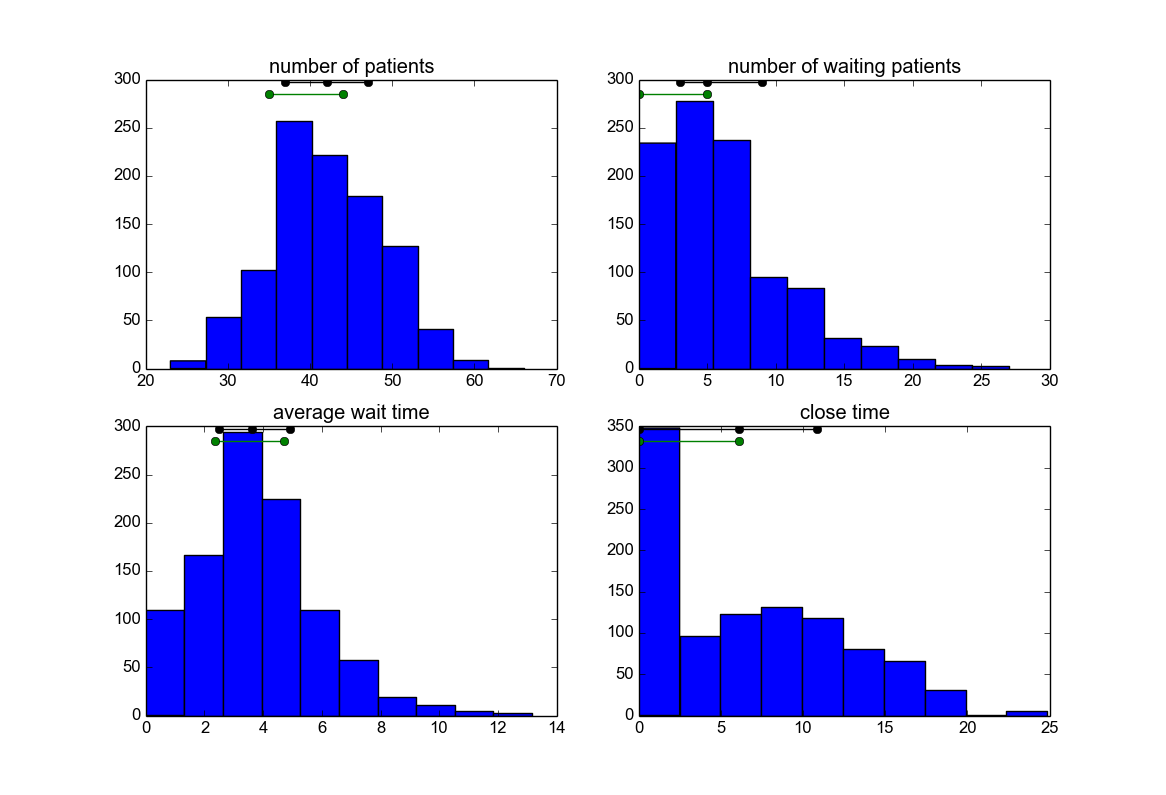

Source code (Python):
from __future__ import division
import logging
import random

import matplotlib.pyplot as plt


logger = logging.getLogger(__name__)

# everything is in minutes

AVERAGE_PATIENT_FREQUENCY = 1.0 / 10
MIN_APPOINTMENT_TIME = 5
MAX_APPOINTMENT_TIME = 20
NUM_DOCTORS = 3

# event types
NEW_PATIENT = 'NEW_PATIENT'
APPOINTMENT_END = 'APPOINTMENT_END_'  # plus doctor number

class Simulator(object):
    def __init__(self, start_time, end_time, prng=None):
        if prng is None:
            prng = random
        self.prng = prng

        self.time = start_time
        self.end_time = end_time

        self.event_queue = []
        logger.info('simulation begins')

        self.schedule_next_patient()

        self.doctor_free = [True] * NUM_DOCTORS
        self.queue = []  # arrival times of waiting patients

        self.num_patients = 0
        self.num_waiting_patients = 0
        self.total_wait_time = 0

    def schedule_next_patient(self):
        t = self.prng.expovariate(1.0 / 10)
        if self.time + t <= self.end_time:
            self.event_queue.append((self.time + t, NEW_PATIENT))

    def schedule_appointment_end(self, doctor_index):
        assert self.doctor_free[doctor_index]
        self.doctor_free[doctor_index] = False
        t = self.prng.uniform(MIN_APPOINTMENT_TIME, MAX_APPOINTMENT_TIME)
        self.event_queue.append(
            (self.time + t, APPOINTMENT_END + str(doctor_index)))

    def handle_event(self, event):
        time, type = event
        logger.info('{:.2f}m passed...'.format(time - self.time))
        self.time = time

        if type == NEW_PATIENT:
            self.num_patients += 1
            self.schedule_next_patient()
            logger.info('new patient has arrived')
            if any(self.doctor_free):
                self.schedule_appointment_end(self.doctor_free.index(True))
            else:
                self.queue.append(self.time)
        elif type.startswith(APPOINTMENT_END):
            index = int(type[len(APPOINTMENT_END):])
            assert not self.doctor_free[index]
            logger.info('doctor {} ended his appointment'.format(index))
            self.doctor_free[index] = True
            if self.queue:
                logger.info('and took waiting patient')
                wait_time = self.time - self.queue.pop(0)
                self.total_wait_time += wait_time
                self.num_waiting_patients += 1
                self.schedule_appointment_end(index)
            else:
                logger.info('and has nothing to do')
        else:
            assert False, type

    def run(self):
        while self.event_queue:
            logger.info('-' * 20)
            logger.info('Time: {:.2f}'.format(self.time))
            logger.info('Event queue: {}'.format(self.event_queue))
            logger.info('Patient queue: {}'.format(self.queue))
            logger.info('Doctors free: {}'.format(self.doctor_free))
            event = min(self.event_queue)
            self.event_queue.remove(event)
            self.handle_event(event)


def main():
    #logging.basicConfig(level=logging.INFO)

    s = Simulator(0, 7 * 60, prng=random.Random(42))
    s.run()

    print s.num_patients, 'patients'
    print s.num_waiting_patients, 'patients that had to wait for a doctor'
    if s.num_waiting_patients:
        print 'their average wait: {:.2f}m'.format(
            s.total_wait_time / s.num_waiting_patients)
    print 'office closed {:.2f}m after it stopped admitting patients'.format(
        max(0, s.time - s.end_time))

    # Run multiple simulations.

    num_patients_distribution = []
    num_waiting_patients_distribution = []
    average_wait_distribution = []
    close_time_distribution = []
    for i in range(1000):
        s = Simulator(0, 7 * 60, prng=random.Random(42 + i))
        s.run()
        num_patients_distribution.append(s.num_patients)
        num_waiting_patients_distribution.append(s.num_waiting_patients)
        if s.num_waiting_patients:
            average_wait_distribution.append(
                s.total_wait_time / s.num_waiting_patients)
        else:
            average_wait_distribution.append(0)
        close_time_distribution.append(max(0, s.time - s.end_time))

    plt.subplot(221)
    plt.title('number of patients')
    plot_distribution(num_patients_distribution)

    plt.subplot(222)
    plt.title('number of waiting patients')
    plot_distribution(num_waiting_patients_distribution)

    plt.subplot(223)
    plt.title('average wait time')
    plot_distribution(average_wait_distribution)

    plt.subplot(224)
    plt.title('close time')
    plot_distribution(close_time_distribution)

    plt.show()


def plot_distribution(distribution):
    distribution.sort()
    plt.hist(distribution)
    plot_height = plt.ylim()[1]
    n = len(distribution)
    plt.plot(
        [distribution[i * n // 4] for i in range(1, 4)],
        [0.99 * plot_height] * 3,
        'ko-')

    # Find shortest 50% interval.
    intervals = zip(distribution[:n//2], distribution[n//2:])
    shortest = min(intervals, key=lambda(a, b): b - a)
    plt.plot(
        shortest,
        [0.95 * plot_height] * 2,
        'go-')


if __name__ == '__main__':
    main()
